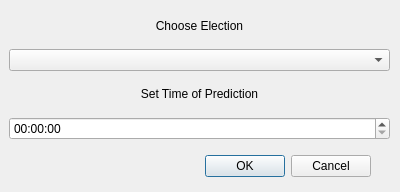
<?xml version="1.0" encoding="UTF-8"?>
<ui version="4.0">
 <class>create_prediction</class>
 <widget class="QDialog" name="create_prediction">
  <property name="geometry">
   <rect>
    <x>0</x>
    <y>0</y>
    <width>400</width>
    <height>192</height>
   </rect>
  </property>
  <property name="windowTitle">
   <string>Create Prediction</string>
  </property>
  <widget class="QDialogButtonBox" name="buttonBox">
   <property name="geometry">
    <rect>
     <x>30</x>
     <y>150</y>
     <width>341</width>
     <height>32</height>
    </rect>
   </property>
   <property name="orientation">
    <enum>Qt::Horizontal</enum>
   </property>
   <property name="standardButtons">
    <set>QDialogButtonBox::Cancel|QDialogButtonBox::Ok</set>
   </property>
  </widget>
  <widget class="QWidget" name="verticalLayoutWidget">
   <property name="geometry">
    <rect>
     <x>9</x>
     <y>9</y>
     <width>381</width>
     <height>131</height>
    </rect>
   </property>
   <layout class="QVBoxLayout" name="verticalLayout">
    <item>
     <widget class="QLabel" name="label">
      <property name="text">
       <string>Choose Election</string>
      </property>
      <property name="alignment">
       <set>Qt::AlignCenter</set>
      </property>
     </widget>
    </item>
    <item>
     <widget class="QComboBox" name="dateList"/>
    </item>
    <item>
     <widget class="QLabel" name="label_2">
      <property name="text">
       <string>Set Time of Prediction</string>
      </property>
      <property name="alignment">
       <set>Qt::AlignCenter</set>
      </property>
     </widget>
    </item>
    <item>
     <widget class="QTimeEdit" name="timeEdit"/>
    </item>
   </layout>
  </widget>
 </widget>
 <resources/>
 <connections>
  <connection>
   <sender>buttonBox</sender>
   <signal>accepted()</signal>
   <receiver>create_prediction</receiver>
   <slot>accept()</slot>
   <hints>
    <hint type="sourcelabel">
     <x>248</x>
     <y>254</y>
    </hint>
    <hint type="destinationlabel">
     <x>157</x>
     <y>274</y>
    </hint>
   </hints>
  </connection>
  <connection>
   <sender>buttonBox</sender>
   <signal>rejected()</signal>
   <receiver>create_prediction</receiver>
   <slot>reject()</slot>
   <hints>
    <hint type="sourcelabel">
     <x>316</x>
     <y>260</y>
    </hint>
    <hint type="destinationlabel">
     <x>286</x>
     <y>274</y>
    </hint>
   </hints>
  </connection>
 </connections>
</ui>
